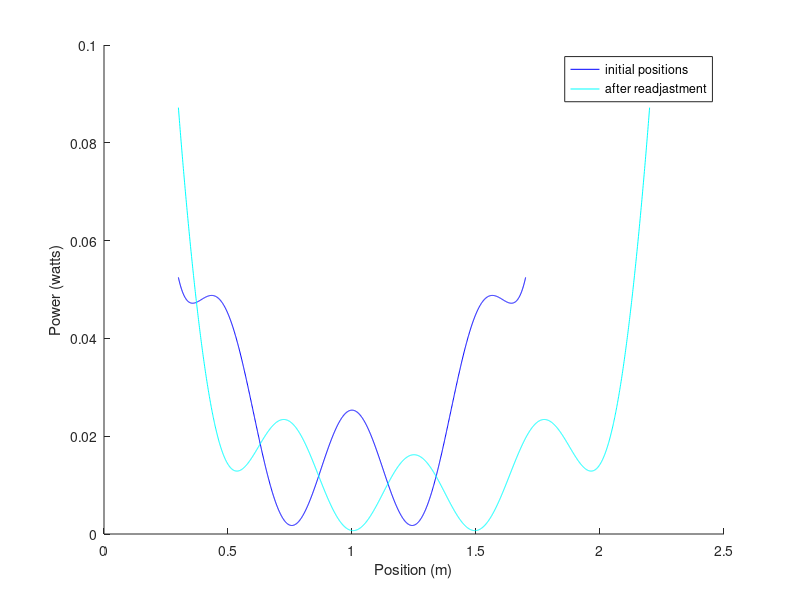

This figure's MATLAB source:
clear
%charger 1
a=0;
%charger 2
b=2;
lamda=1;
initial_phase = pi+0.2;
%intervalamda displayed
x = [a+lamda-0.7:0.001:b-lamda+0.7];
for counter=1:length(x)
    y(counter)=( cos((2*pi*(-a - b + 2*x(counter)))/lamda) + cos((2*pi*(-a - b + 2*x(counter)))/lamda))/((x(counter)-a)*(b-x(counter))) +1/(x(counter)-a)^2 + 1/(b-x(counter))^2;
    
end
hold on;
plot (x,(1/(4*pi)^2)*y,'b')

a=0;
%charger 2
b=2.5;
lamda=1;
initial_phase = pi+0.2;
%intervalamda displayed
x = [a+lamda-0.7:0.001:b-lamda+0.7];
for counter=1:length(x)
    ynew(counter)=( cos((2*pi*(-a - b + 2*x(counter)))/lamda) + cos((2*pi*(-a - b + 2*x(counter)))/lamda))/((x(counter)-a)*(b-x(counter))) +1/(x(counter)-a)^2 + 1/(b-x(counter))^2;
    
end


plot (x,(1/(4*pi)^2)*ynew,'c')
hold off;
ylabel('Power (watts)')
xlabel('Position (m)')
legend('initial positions','after readjastment')
% set(gca,'YTickLabel',{' '})
% set(gca,'Xtick',0+1/4:0.25:2-1/4,'XTickLabel',{'1/4', '2/4', '3/4','1', '5/4', '6/4' , '7/4' })
% %grid on
% %grid minor
% hold on
% 
% %saveas(gcf,'images/toyexample.eps','eps');
% print('figs/toyexample','-depsc','-r0')
% saveas(gcf,'figs/toyexample.png','png');
% 
% plot([2 0],[0 0],'-o',...
%     'MarkerEdgeColor','k',...
%     'MarkerFaceColor',[.49 1 .63],...
%     'MarkerSize',10)
% 
% plot([5/4],[0],'-s',...    
%     'MarkerEdgeColor','k',...
%     'MarkerFaceColor',[.49 1 .63],...
%     'MarkerSize',10)
% 
% legend('vector both chargers ON','initial phase shifted', '(0,0) ON, (2,0) OFF','(0,0) ON, (2,0) OFF','scalar both chargers ON','charger','receiver')
% 
% 
% hold off
% syms initial_phase1
% 
% sinarthsh=( cos(((2*pi*(-a - b + 2*5/4))/lamda)+initial_phase1) + cos(((2*pi*(-a - b + 2*5/4))/lamda)+initial_phase1))/((5/4-a)*(b-5/4)) +1/(5/4-a)^2 + 1/(b-5/4)^2
% 
% prwtiParagwgos = diff(sinarthsh)
% eqn = prwtiParagwgos == 0;
% 
% solx = solve(eqn,initial_phase1)
% initial_phase1 = double(solx)
% 

